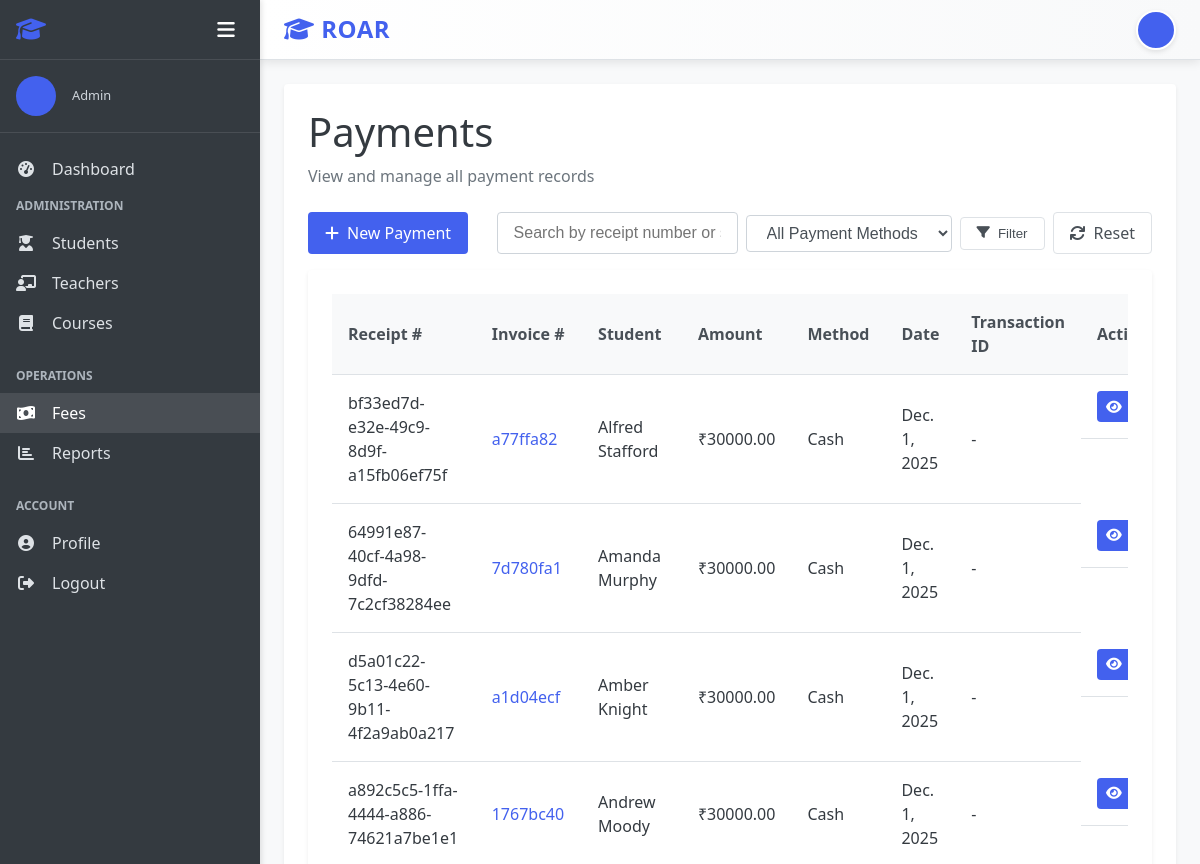
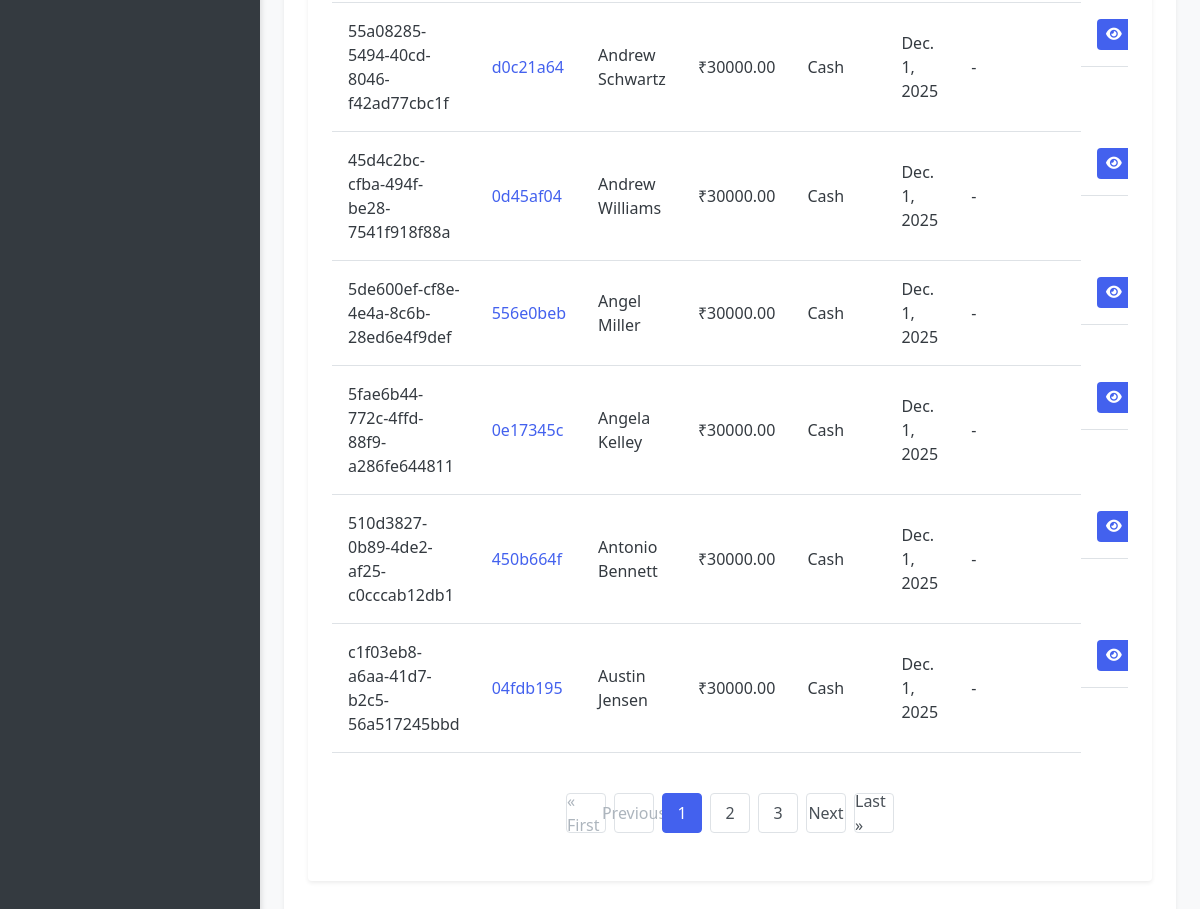
Page /fees/payments/ (signed in) on the committed database (2 pictures, top to bottom).
### accounts/models.py (models this page shows, shortened)
class User(AbstractUser):
    USER_TYPE_CHOICES = (
        ('admin', 'Admin'),
        ('teacher', 'Teacher'),
        ('student', 'Student'),
    )
    user_type = models.CharField(max_length=10, choices=USER_TYPE_CHOICES, default='student')
    profile_pic = models.ImageField(upload_to='profile_pics/', null=True, blank=True)
    address = models.TextField(null=True, blank=True)
    mobile = models.CharField(max_length=15, null=True, blank=True)
    department = models.ForeignKey(Department, on_delete=models.CASCADE,default=None ,null=True, blank=True)
    @property
    def is_admin(self):
        return self.user_type == 'admin'
    @property
    def is_teacher(self):
        return self.user_type == 'teacher'
    @property
    def is_student(self):
        return self.user_type == 'student'

### fees/models.py (models this page shows, shortened)
class Payment(models.Model):
    PAYMENT_METHOD_CHOICES = (
        ('cash', 'Cash'),
        ('credit_card', 'Credit Card'),
        ('bank_transfer', 'Bank Transfer'),
        ('check', 'Check'),
        ('other', 'Other'),
    )
    invoice = models.ForeignKey(FeeInvoice, on_delete=models.CASCADE, related_name='payments')
    amount = models.DecimalField(max_digits=10, decimal_places=2)
    payment_date = models.DateField(auto_now_add=True)
    payment_method = models.CharField(max_length=15, choices=PAYMENT_METHOD_CHOICES)
    transaction_id = models.CharField(max_length=100, blank=True, null=True)
    receipt_number = models.CharField(max_length=20, unique=True, default=uuid.uuid4)
    notes = models.TextField(blank=True, null=True)
    class Meta:
        ordering = ['-payment_date']

class FeeInvoice(models.Model):
    STATUS_CHOICES = (
        ('pending', 'Pending'),
        ('paid', 'Paid'),
        ('overdue', 'Overdue'),
        ('cancelled', 'Cancelled'),
    )
    invoice_number = models.CharField(max_length=20, unique=True, default=uuid.uuid4)
    student = models.ForeignKey(Student, on_delete=models.CASCADE, related_name='fee_invoices')
    total_amount = models.DecimalField(max_digits=10, decimal_places=2)
    paid_amount = models.DecimalField(max_digits=10, decimal_places=2, default=0)
    status = models.CharField(max_length=10, choices=STATUS_CHOICES, default='pending')
    due_date = models.DateField()
    issue_date = models.DateField(auto_now_add=True)
    notes = models.TextField(blank=True, null=True)
    class Meta:
        ordering = ['-issue_date']

### students/models.py (models this page shows, shortened)
class Student(models.Model):
    user = models.OneToOneField(User, on_delete=models.CASCADE, related_name='student_profile')
    student_id = models.CharField(max_length=20, unique=True)
    date_of_birth = models.DateField(null=True, blank=True)
    gender = models.CharField(max_length=10, choices=(('male', 'Male'), ('female', 'Female'), ('other', 'Other')))
    parent_name = models.CharField(max_length=100, null=True, blank=True)
    parent_mobile = models.CharField(max_length=15, null=True, blank=True)
    admission_date = models.DateField(auto_now_add=True)
    class Meta:
        ordering = ['user__first_name', 'user__last_name']

### fees/views.py (the view)
# urls.py: path('payments/', views.PaymentListView.as_view(), name='payment_list'),
class PaymentListView(LoginRequiredMixin, AdminRequiredMixin, ListView):
    model = Payment
    template_name = 'fees/payment_list.html'
    context_object_name = 'payments'
    paginate_by = 10

### students/views.py (called while the page is built)
    def test_func(self):
        return self.request.user.is_authenticated and self.request.user.is_admin

### templates/fees/payment_list.html (shortened to what this page needs)
{% extends "base.html" %}
{% block content %}
<div class="dashboard-header">
    <h1>Payments</h1>
    <p>View and manage all payment records</p>
</div>
<div class="action-bar">
    <div class="action-buttons">
        <a href="{% url 'payment_create' %}" class="btn btn-primary">
            <i class="fas fa-plus"></i> New Payment
        </a>
    </div>
    <div class="filter-section">
        <form method="get" class="filter-form">
            <div class="form-group">
                <input type="text" name="search" placeholder="Search by receipt number or student" class="form-control" value="{{ request.GET.search }}">
            </div>
            <div class="form-group">
                <select name="payment_method" class="form-control">
                    <option value="">All Payment Methods</option>
                </select>
            </div>
            <button type="submit" class="btn btn-outline">
                <i class="fas fa-filter"></i> Filter
            </button>
            <a href="{% url 'payment_list' %}" class="btn btn-outline">
                <i class="fas fa-sync"></i> Reset
            </a>
        </form>
    </div>
</div>
<div class="card">
    <div class="card-body">
        {% if payments %}
        <div class="table-container">
            <table class="table">
                <thead>
                    <tr>
                        <th>Receipt #</th>
                        <th>Invoice #</th>
                        <th>Student</th>
                        <th>Amount</th>
                        <th>Method</th>
                        <th>Date</th>
                        <th>Transaction ID</th>
                        <th>Actions</th>
                    </tr>
                </thead>
                <tbody>
                    {% for payment in payments %}
                    <tr>
                        <td>{{ payment.receipt_number }}</td>
                        <td>
                            <a href="{% url 'fee_invoice_detail' payment.invoice.id %}">
                                {{ payment.invoice.invoice_number }}
                            </a>
                        </td>
                        <td>{{ payment.invoice.student.user.get_full_name }}</td>
                        <td>₹{{ payment.amount|floatformat:2 }}</td>
                        <td>{{ payment.get_payment_method_display }}</td>
                        <td>{{ payment.payment_date }}</td>
                        <td>{{ payment.transaction_id|default:"-" }}</td>
                        <td class="table-actions">
                            <a href="{% url 'fee_invoice_detail' payment.invoice.id %}" class="btn btn-sm btn-primary">
                                <i class="fas fa-eye"></i> View Invoice
                            </a>
                        </td>
                    </tr>
                    {% endfor %}
                </tbody>
            </table>
        </div>
        {% if is_paginated %}
        <div class="pagination-container">
            <ul class="pagination">
                {% if page_obj.has_previous %}
                <li><a href="?page=1{% if request.GET.search %}&search={{ request.GET.search }}{% endif %}{% if request.GET.payment_method %}&payment_method={{ request.GET.payment_method }}{% endif %}">&laquo; First</a></li>
                <li><a href="?page={{ page_obj.previous_page_number }}{% if request.GET.search %}&search={{ request.GET.search }}{% endif %}{% if request.GET.payment_method %}&payment_method={{ request.GET.payment_method }}{% endif %}">Previous</a></li>
                {% else %}
                <li class="disabled"><span>&laquo; First</span></li>
                <li class="disabled"><span>Previous</span></li>
                {% endif %}
                {% for i in paginator.page_range %}
                    {% if page_obj.number == i %}
                    <li class="active"><span>{{ i }}</span></li>
                    {% elif i > page_obj.number|add:'-3' and i < page_obj.number|add:'3' %}
                    <li><a href="?page={{ i }}{% if request.GET.search %}&search={{ request.GET.search }}{% endif %}{% if request.GET.payment_method %}&payment_method={{ request.GET.payment_method }}{% endif %}">{{ i }}</a></li>
                    {% endif %}
                {% endfor %}
                {% if page_obj.has_next %}
                <li><a href="?page={{ page_obj.next_page_number }}">Next</a></li>
                <li><a href="?page={{ paginator.num_pages }}">Last &raquo;</a></li>
                {% else %}
                <li class="disabled"><span>Next</span></li>
                <li class="disabled"><span>Last &raquo;</span></li>
                {% endif %}
            </ul>
        </div>
        {% endif %}
        {% endif %}
    </div>
</div>
{% endblock %}

### templates/base.html (shortened to what this page needs)
<!DOCTYPE html>
<html lang="en">
<head>
    <link rel="stylesheet" href="/static/css/style.css">
    <link rel="stylesheet" href="https://cdnjs.cloudflare.com/ajax/libs/font-awesome/6.4.0/css/all.min.css">
</head>
<body>
    <div class="app-container {% if not user.is_authenticated %}auth-page{% endif %}">
        {% if user.is_authenticated %}
        <aside class="sidebar">
            <div class="sidebar-header">
                <h2><i class="fas fa-graduation-cap"></i> </h2>
                <div class="sidebar-controls">
                    <button class="sidebar-toggle" id="sidebarToggle">
                        <i class="fas fa-bars"></i>
                    </button>
                </div>
            </div>
            <div class="sidebar-user">
                {% if user.profile_pic %}
                    <img src="{{ user.profile_pic.url }}" alt="{{ user.get_full_name }}" class="user-avatar">
                {% else %}
                    <div class="user-avatar-placeholder">
                    </div>
                {% endif %}
                <div class="user-info">
                    <p class="user-role">{{ user.get_user_type_display }}</p>
                </div>
            </div>
            <nav class="sidebar-nav">
                <ul>
                    <li><a href="{% url 'dashboard' %}" class="{% if request.path == '/' %}active{% endif %}">
                        <i class="fas fa-tachometer-alt"></i> <span class="menu-text">Dashboard</span>
                    </a></li>
                    {% if user.is_admin %}
                    <li class="nav-section">
                        <span class="nav-section-title">Administration</span>
                        <ul>
                            <li><a href="{% url 'student_list' %}" class="{% if '/students/' in request.path %}active{% endif %}">
                                <i class="fas fa-user-graduate"></i> <span class="menu-text">Students</span>
                            </a></li>
                            <li><a href="{% url 'teacher_list' %}" class="{% if '/teachers/' in request.path %}active{% endif %}">
                                <i class="fas fa-chalkboard-teacher"></i> <span class="menu-text">Teachers</span>
                            </a></li>
                            <li><a href="{% url 'course_list' %}" class="{% if '/courses/' in request.path %}active{% endif %}">
                                <i class="fas fa-book"></i> <span class="menu-text">Courses</span>
                            </a></li>
                        </ul>
                    </li>
                    <li class="nav-section">
                        <span class="nav-section-title">Operations</span>
                        <ul>
                            <li><a href="{% url 'fee_invoice_list' %}" class="{% if '/fees/' in request.path %}active{% endif %}">
                                <i class="fas fa-money-bill-wave"></i> <span class="menu-text">Fees</span>
                            </a></li>
                            <li><a href="{% url 'report_dashboard' %}" class="{% if '/reports/' in request.path %}active{% endif %}">
                                <i class="fas fa-chart-bar"></i> <span class="menu-text">Reports</span>
                            </a></li>
                        </ul>
                    </li>
                    {% endif %}
                    <li class="nav-section">
                        <span class="nav-section-title">Account</span>
                        <ul>
                            <li><a href="{% url 'profile' %}">
                                <i class="fas fa-user-circle"></i> <span class="menu-text">Profile</span>
                            </a></li>
                            <li><a href="{% url 'logout' %}">
                                <i class="fas fa-sign-out-alt"></i> <span class="menu-text">Logout</span>
                            </a></li>
                        </ul>
                    </li>
                </ul>
            </nav>
        </aside>
        {% endif %}
        <main class="main-content {% if not user.is_authenticated %}auth-main{% endif %}">
            {% if user.is_authenticated %}
            <header class="main-header">
                <div class="header-left">
                    <h1><i class="fas fa-graduation-cap"></i> ROAR</h1>
                </div>
                <div class="header-right">
                    <div class="header-user">
                        <a href="{% url 'profile' %}" class="user-profile-link">
                            {% if user.profile_pic %}
                            <img src="{{ user.profile_pic.url }}" alt="{{ user.get_full_name }}" class="user-avatar-small">
                            {% else %}
                            <div class="user-avatar-small-placeholder">
                            </div>
                            {% endif %}
                        </a>
                    </div>
                </div>
            </header>
            {% endif %}
            <div class="content-wrapper">
                <div class="content">
                    {% block content %}{% endblock %}
                </div>
            </div>
        </main>
    </div>
</body>
</html>

### templates/fees/payment_list.html (style rules this page uses)
.action-bar { display: flex; justify-content: space-between; align-items: center; margin-bottom: var(--spacing-md); flex-wrap: wrap; gap: var(--spacing-md); }
.filter-form { display: flex; gap: 0.5rem; align-items: center; flex-wrap: wrap; }
.filter-form .form-group { margin-bottom: 0; }
.filter-form .form-control { width: auto; display: inline-block; }
.table-actions { white-space: nowrap; }

### rows in the picture
User: user_type "Admin"
Payment: receipt_number "bf33ed7d-e32e-49c9-8d9f-a15fb06ef75f", invoice.invoice_number "a77ffa82", invoice.student.user.get_full_name "Alfred Stafford", amount "30000.00", payment_method "Cash", payment_date "Dec. 1, 2025", transaction_id "-"
Payment: receipt_number "64991e87-40cf-4a98-9dfd-7c2cf38284ee", invoice.invoice_number "7d780fa1", invoice.student.user.get_full_name "Amanda Murphy", amount "30000.00", payment_method "Cash", payment_date "Dec. 1, 2025", transaction_id "-"
Payment: receipt_number "d5a01c22-5c13-4e60-9b11-4f2a9ab0a217", invoice.invoice_number "a1d04ecf", invoice.student.user.get_full_name "Amber Knight", amount "30000.00", payment_method "Cash", payment_date "Dec. 1, 2025", transaction_id "-"
Payment: receipt_number "a892c5c5-1ffa-4444-a886-74621a7be1e1", invoice.invoice_number "1767bc40", invoice.student.user.get_full_name "Andrew Moody", amount "30000.00", payment_method "Cash", payment_date "Dec. 1, 2025", transaction_id "-"
Payment: receipt_number "55a08285-5494-40cd-8046-f42ad77cbc1f", invoice.invoice_number "d0c21a64", invoice.student.user.get_full_name "Andrew Schwartz", amount "30000.00", payment_method "Cash", payment_date "Dec. 1, 2025", transaction_id "-"
Payment: receipt_number "45d4c2bc-cfba-494f-be28-7541f918f88a", invoice.invoice_number "0d45af04", invoice.student.user.get_full_name "Andrew Williams", amount "30000.00", payment_method "Cash", payment_date "Dec. 1, 2025", transaction_id "-"
Payment: receipt_number "5de600ef-cf8e-4e4a-8c6b-28ed6e4f9def", invoice.invoice_number "556e0beb", invoice.student.user.get_full_name "Angel Miller", amount "30000.00", payment_method "Cash", payment_date "Dec. 1, 2025", transaction_id "-"
Payment: receipt_number "5fae6b44-772c-4ffd-88f9-a286fe644811", invoice.invoice_number "0e17345c", invoice.student.user.get_full_name "Angela Kelley", amount "30000.00", payment_method "Cash", payment_date "Dec. 1, 2025", transaction_id "-"
Payment: receipt_number "510d3827-0b89-4de2-af25-c0cccab12db1", invoice.invoice_number "450b664f", invoice.student.user.get_full_name "Antonio Bennett", amount "30000.00", payment_method "Cash", payment_date "Dec. 1, 2025", transaction_id "-"
Payment: receipt_number "c1f03eb8-a6aa-41d7-b2c5-56a517245bbd", invoice.invoice_number "04fdb195", invoice.student.user.get_full_name "Austin Jensen", amount "30000.00", payment_method "Cash", payment_date "Dec. 1, 2025", transaction_id "-"

### other values in the picture
{{ i }} "1"
{{ i }} "2" "3"
